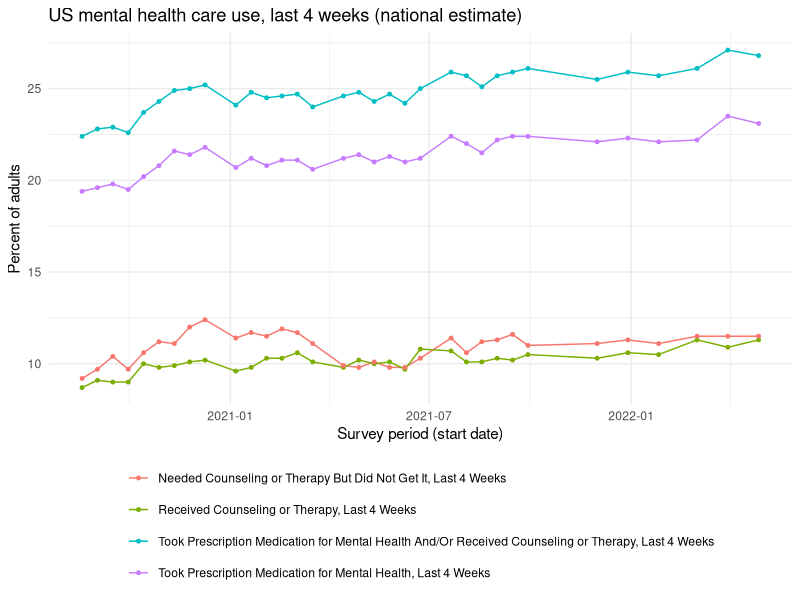
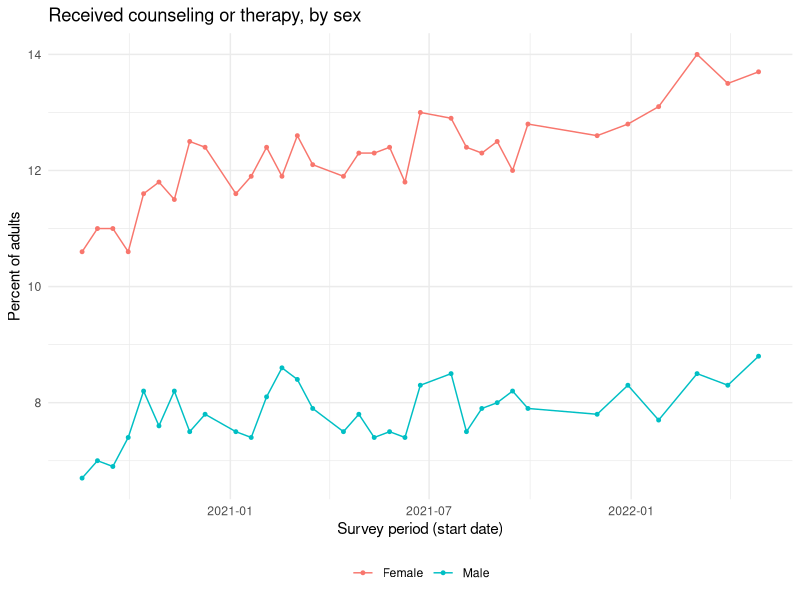
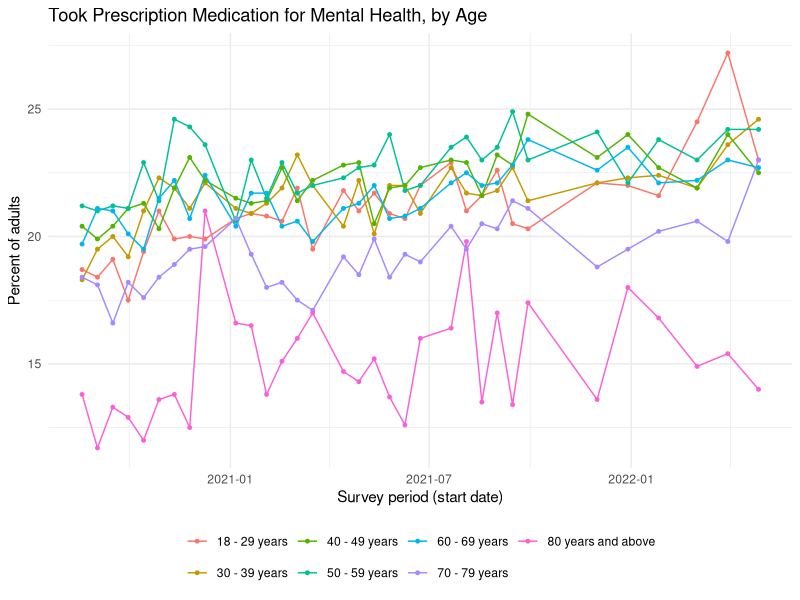

These figures' R source, in order:
## ---- chunk 1
library(readr)
library(dplyr)
library(ggplot2)
library(here)

# Cleaned mental-health data (survey-window dates already parsed in 02_clean.R)
data <- read_csv(here("data", "processed", "mental_health_clean.csv"),
                 show_col_types = FALSE)
## ---- chunk 2
print("== Overall shape ==")
dim(data)
print("== Indicators ==")
unique(data$Indicator)
print("== Population Dimensions ==")
unique(data$Group)
print("== How many time periods and geographies are covered ==")
length(unique(data$`Time Period`))
length(unique(data$State))
print("== Date range (start_date parsed in cleaning) ==")
range(data$start_date, na.rm = TRUE)
print("== Missing values: estimates suppressed for reliability reasons ==")
sum(is.na(data$Value))
## ---- chunk 3
for (ind in unique(data$Indicator)) {
  data |>
    filter(Indicator == ind, !is.na(Value)) |>
    group_by(Subgroup) |>
    summarize(avg = mean(Value, na.rm = TRUE), n = n(), .groups = "drop") |>
    arrange(desc(avg)) |>
    head(10)|>
    print()
}
## ---- chunk 4
national <- data |>
  filter(Group == "National Estimate", State == "United States") |>
  filter(!is.na(Value))
ggplot(national, aes(x = start_date, y = Value, colour = Indicator)) +
  geom_line() +
  geom_point(size = 1) +
  labs(
    title = "US mental health care use, last 4 weeks (national estimate)",
    x = "Survey period (start date)",
    y = "Percent of adults",
    colour = NULL
  ) +
  theme_minimal() +
  theme(legend.position = "bottom") +
  guides(colour = guide_legend(nrow = 4))
## ---- chunk 5
by_sex <- data |>
  filter(
    Group == "By Sex",
    State == "United States",
    Indicator == "Received Counseling or Therapy, Last 4 Weeks",
    !is.na(Value)
  )
by_age_medication <- data |>
  filter(
    Group == "By Age",
    State == "United States",
    Indicator == "Took Prescription Medication for Mental Health, Last 4 Weeks",
    !is.na(Value)
  )
ggplot(by_sex, aes(x = start_date, y = Value, colour = Subgroup)) +
  geom_line() +
  geom_point(size = 1) +
  labs(
    title = "Received counseling or therapy, by sex",
    x = "Survey period (start date)",
    y = "Percent of adults",
    colour = NULL
  ) +
  theme_minimal() +
  theme(legend.position = "bottom")

ggplot(by_age_medication, aes(x = start_date, y = Value, colour = Subgroup)) +
  geom_line() +
  geom_point(size = 1) +
  labs(
    title = "Took Prescription Medication for Mental Health, by Age",
    x = "Survey period (start date)",
    y = "Percent of adults",
    colour = NULL
  ) +
  theme_minimal() +
  theme(legend.position = "bottom")
